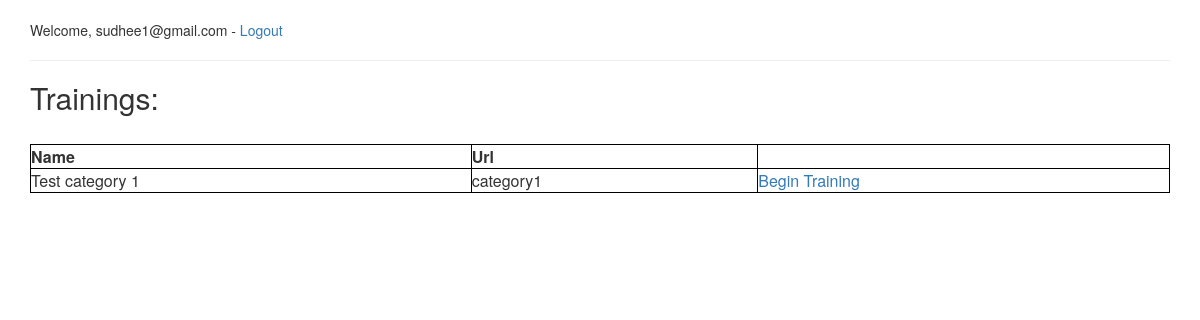
The app's page / (signed in), older data.
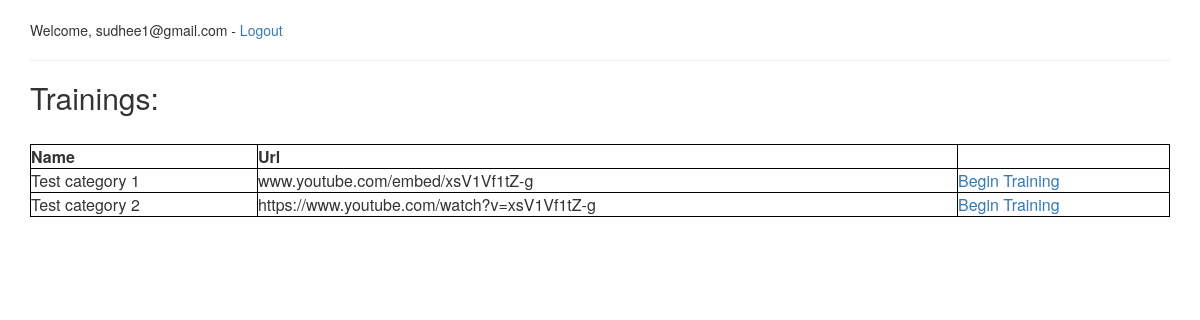
The same page, newer data.
### quiz_admin/models.py (models this page shows, shortened)
class Categories(models.Model):
    groups = models.ManyToManyField(Group, related_name='group')
    category_text = models.CharField(max_length=200, unique=True)
    url = models.CharField(max_length=500)

### quizzes/views.py (the view)
# urls.py: url(r'^$', views.index, name='index'),
@login_required
def index(request):
    trainings = Categories.objects.order_by('category_text')[:]
    context = {'trainings': trainings}
    return render(request, 'index.html', context)

### quizzes/templates/index.html (shortened to what this page needs)
<head>
    {% load bootstrap3 %}
    {% bootstrap_css %}
</head>
<body>
    <div class="container">
        <br/>
        {% if user.is_authenticated %}
            <p>Welcome, {{user.email}} - <a href="/accounts/logout/">Logout</a></p>
        {% endif %}
        <hr/>
        <h2>Trainings:</h1>
        <br/>
        {% if trainings %}
            <table style="width:100%;border:1px solid black;">
                <tr>
                    <th>Name</th>
                    <th>Url</th>
                    <th></th>
                </tr>
                {% for t in trainings %}
                    <tr>
                        <td>{{ t.category_text }}</td>
                        <td>{{ t.url }}</td>
                        <td><a href="/trainings/{{ t.id }}/">Begin Training</a></td>
                    </tr>
                {% endfor %}
            </table>
        {% else %}
            <p>There are no trainings available to display.</p>
        {% endif %}
    </div>
</body>

Row changes from the older to the newer data that the page shows:
changed Categories "Test category 1": url "category1" → "www.youtube.com/embed/xsV1Vf1tZ-g"
added Categories: category_text "Test category 2", url "https://www.youtube.com/watch?v=xsV1Vf1tZ-g"
